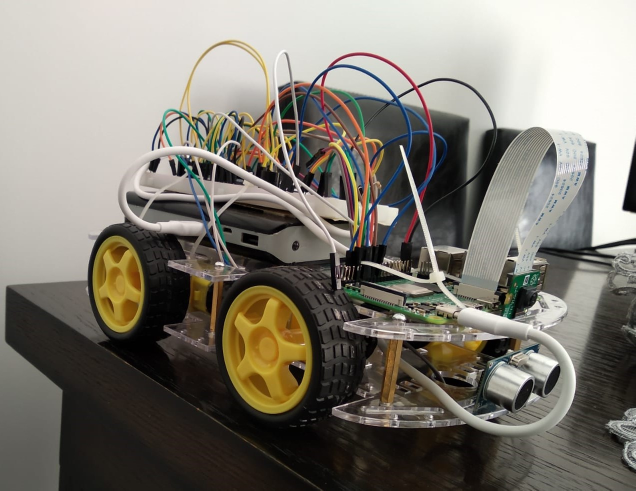
#> input picture robotbody.jpeg, 1271 x 981 px, given in place of the camera (shown at 1/2 size)
$ python hsv_finder.py
#> lines starting #> are read from the running program, lines starting #| are printed output that depends on the picture; after the words box and inside, x2 and y2 are one past the last pixel; in counts of white or black regions, pixels touching at a corner belong together
import cv2
import numpy as np

cap = cv2.VideoCapture(0)

def nothing(x):
    pass
cv2.namedWindow('trackbar')
cv2.createTrackbar('LH','trackbar',0, 179, nothing)
#> slider 'LH' is set to 35
cv2.createTrackbar('LS','trackbar',0, 255, nothing)
#> slider 'LS' is set to 51
cv2.createTrackbar('LV','trackbar',0, 255, nothing)
#> slider 'LV' is set to 51
cv2.createTrackbar('UH','trackbar',0, 179, nothing)
#> slider 'UH' is set to 179
cv2.createTrackbar('US','trackbar',0, 255, nothing)
#> slider 'US' is set to 255
cv2.createTrackbar('UV','trackbar',0, 255, nothing)
#> slider 'UV' is set to 255
kernel = np.array((3,3),np.uint8)
while True:

    _, frame = cap.read()
#> frame is the input picture: shape (981, 1271, 3); mean B, G, R 113.7, 123.1, 127.6

    frame = cv2.resize(frame, (640,480))
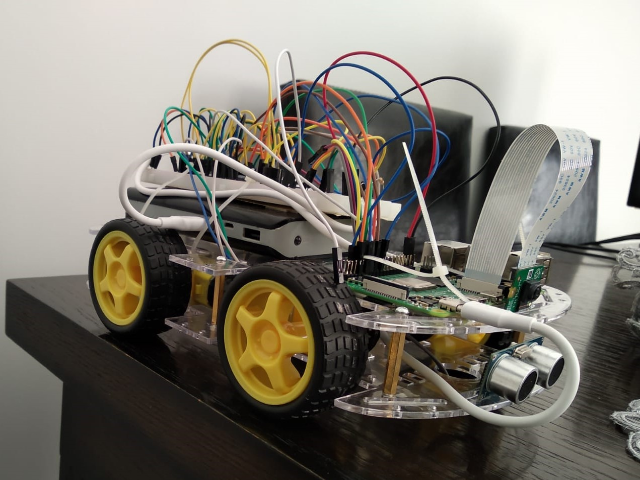
#> frame: shape (480, 640, 3); mean B, G, R 113.6, 123, 127.5
    frame = cv2.flip(frame, -1)
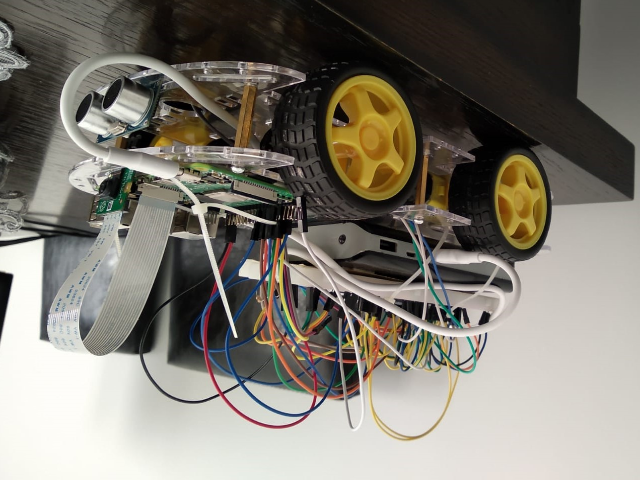
#> frame: shape (480, 640, 3); mean B, G, R 113.6, 123, 127.5

    hsv = cv2.cvtColor(frame, cv2.COLOR_BGR2HSV)
#> hsv: shape (480, 640, 3); mean H, S, V 31.9, 46.9, 129.3

    hsv = cv2.resize(hsv, (640,480))

    lh = cv2.getTrackbarPos('LH','trackbar')

    ls = cv2.getTrackbarPos('LS','trackbar')

    lv = cv2.getTrackbarPos('LV','trackbar')

    uh = cv2.getTrackbarPos('UH','trackbar')

    us = cv2.getTrackbarPos('US','trackbar')

    uv = cv2.getTrackbarPos('UV','trackbar')

    lower_blue = np.array([lh,ls,lv])

    upper_blue = np.array([uh,us,uv])

    mask = cv2.inRange(hsv, lower_blue, upper_blue)
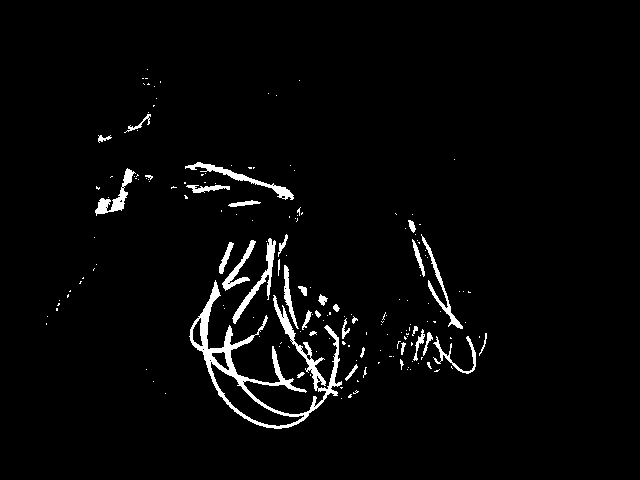
#> mask: shape (480, 640); 3% white; 176 white regions (141 under 20 px), largest, box (x1, y1, x2, y2) and area: (189, 280, 342, 429) 3826, (185, 162, 294, 200) 632, (232, 238, 276, 324) 618
    mask = cv2.dilate(mask, kernel)
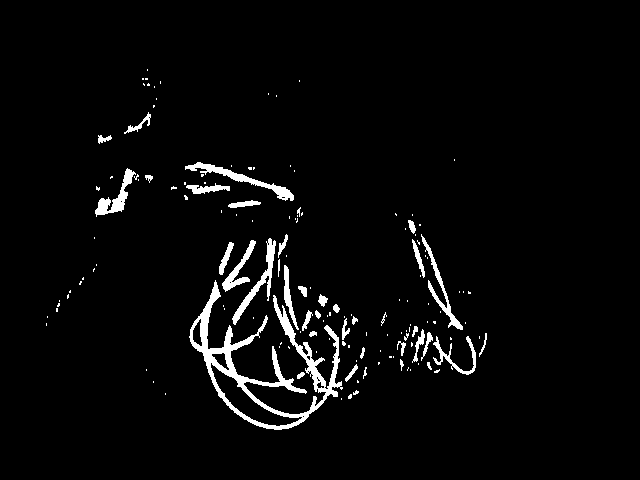
#> mask: shape (480, 640); 3.5% white; 149 white regions (110 under 20 px), largest, box (x1, y1, x2, y2) and area: (189, 280, 343, 430) 4399, (185, 162, 294, 201) 760, (232, 238, 276, 325) 673
    bit = cv2.bitwise_and(frame, frame, mask = mask)
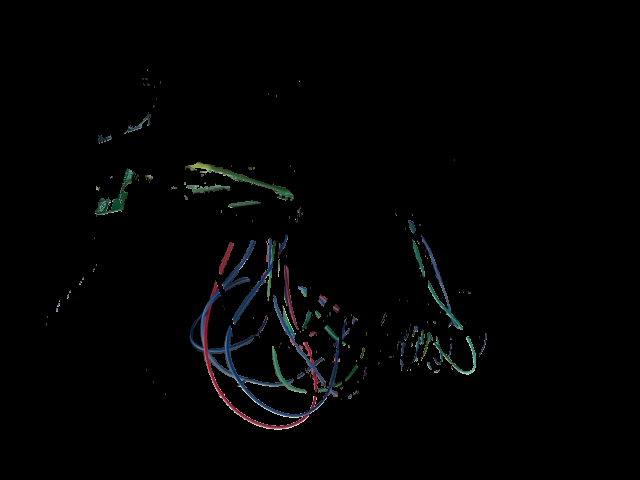
#> bit: shape (480, 640, 3); mean B, G, R 3, 2.9, 2.5

    cv2.imshow('frame', frame)

    cv2.imshow('mask', mask)

    cv2.imshow('result', bit)

    if cv2.waitKey(20) & 0xFF == ord('q'):
#> (key q is pressed here)
        break

cap.release()
cv2.destroyAllWindows()
